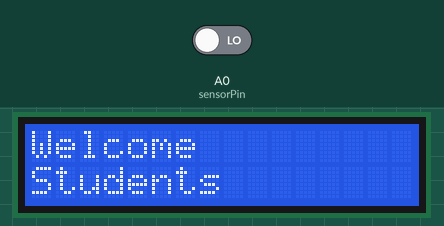
The sketch below on a simulated Arduino Uno, built with avr-gcc and run on an emulated ATmega328P. Shown: 16×2 character LCD. The inputs (shaded band) are chosen by the test bench; at power-on: A0 (sensorPin) LOW.

Above: at 0.1 s.
At 4.1 s:
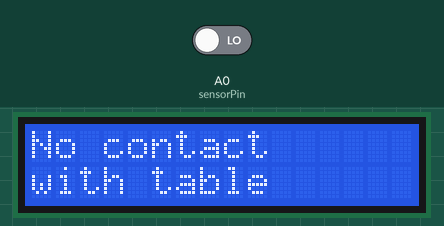
At 36.1 s:
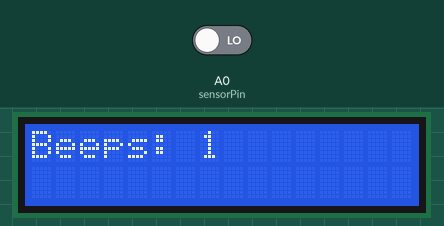
At 69.1 s:
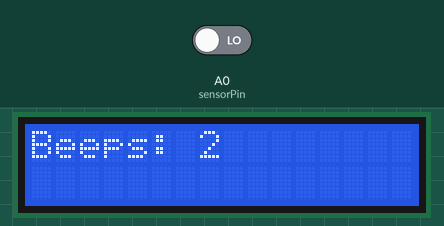
At 102.1 s:
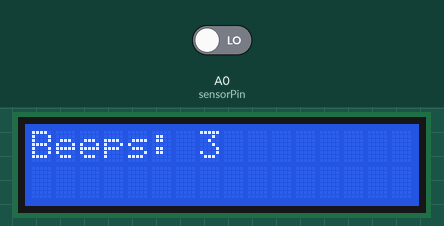

Measured:
- what the display in image 1 shows lasts 32.0 s, from 4.1 s to 36.1 s
- what the display in image 2 shows lasts 1.0 s, from 36.1 s to 37.1 s

The sketch:

Arduino_Code.ino
```cpp
#include <LiquidCrystal.h>

LiquidCrystal lcd(13, 12, 8, 7, 4, 2);

int sensorPin = A0;
int buzzerPin = 13;
int Count = 0;

void setup() {
  Serial.begin(9600);
  pinMode(sensorPin, INPUT);
  pinMode(buzzerPin, OUTPUT);

  lcd.begin(16, 2);
  lcd.setCursor(0, 0);
  digitalWrite(buzzerPin, LOW);
  lcd.print("Welcome");
  lcd.setCursor(0, 1);
  lcd.print("Students");
  delay(4000);
  lcd.clear();
}

void loop() {
  int sensorValue = digitalRead(sensorPin);
  int buzzerValue = digitalRead(buzzerPin);
  digitalWrite(buzzerPin, LOW);

  if (sensorValue == HIGH) {
    lcd.setCursor(0, 0);
    lcd.print("Student at work");
    delay(2000);
    if (sensorValue == LOW) {
      lcd.print("No contact");
      lcd.setCursor(0, 1);
      lcd.print("with table");
      delay(2000);
    }
    unsigned long startTime = millis();
    unsigned long delayDuration = 30000;  // 30 seconds

    while (millis() - startTime < delayDuration) {
      if (sensorValue == HIGH) {
        digitalWrite(buzzerPin, LOW);

      }
      // Additional conditions and actions here if needed
    }
    Count = Count+1;
    lcd.setCursor(0, 1);
    lcd.print("Beeps: ");
    lcd.print(Count);
    delay(1000);
    lcd.clear();

    lcd.clear();
  } else if (sensorValue == LOW) {
    lcd.setCursor(0, 0);
    lcd.print("No contact ");
    lcd.setCursor(0, 1);
    lcd.print("with table");
    delay(2000);
    if (sensorValue == HIGH) {
      lcd.print("Student at work");
      delay(2000);
    }

    unsigned long startTime = millis();
    unsigned long delayDuration = 30000;  // 30 seconds

    while (millis() - startTime < delayDuration) {
      if (sensorValue == LOW) {
        digitalWrite(buzzerPin, LOW);
      }
      // Additional conditions and actions here if needed
    }
    Count = Count+1;

    lcd.clear();
    lcd.setCursor(0, 0);
    lcd.print("Beeps: ");
    lcd.print(Count);
    delay(1000);
    lcd.clear();
  }
}
```
